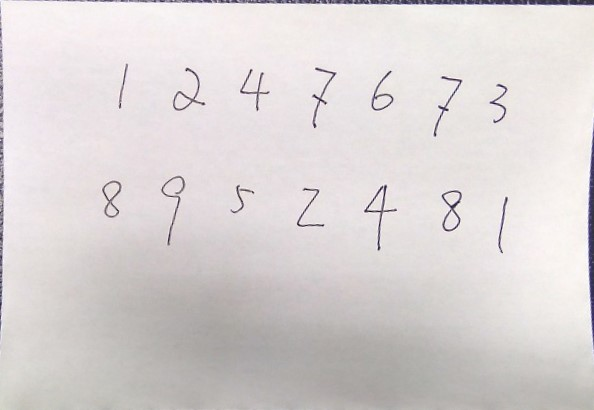
#> input picture AI_THI50_Onthi_Thuchanh/ThamKhao/20004063_PhamBuuKhang/demo.jpg, 594 x 410 px, found by its file name
$ jupyter execute --allow-errors Thi_TTNT.ipynb
#> lines starting #> are read from the running program, lines starting #| are printed output that depends on the picture; after the words box and inside, x2 and y2 are one past the last pixel; in counts of white or black regions, pixels touching at a corner belong together
[cell 1]
import cv2
import numpy as np
from google.colab.patches import cv2_imshow
img = cv2.imread('/content/drive/MyDrive/TTNT/tiger.jpg')
#> (the rest of this cell did not finish here and is left out)

#> (a cell that did not finish here is left out)

[cell 3]
kerrel_identity = np.array([[-1,-1,-1],[-1,8,-1],[-1,-1,-1]])
#> (the rest of this cell did not finish here and is left out)

[cell 4]
Egde_detection_kernel = np.array([[-1,-1,-1],[-1,8,-1],[-1,-1,-1]])
#> (the rest of this cell did not finish here and is left out)

Cau 2

[cell 5]
import numpy as np
import matplotlib.pyplot as plt
from sklearn import neighbors, datasets
iris = datasets.load_iris()
iris_X = iris.data
iris_y = iris.target
print ('Number of classes: %d' %len(np.unique(iris_y)))
print ('Number of data points: %d' %len(iris_y))
X0 = iris_X[iris_y == 0,:]
print ('\nSamples from class 0:\n', X0[:5,:])
X1 = iris_X[iris_y == 1,:]
print ('\nSamples from class 1:\n', X1[:5,:])
X2 = iris_X[iris_y == 2,:]
print ('\nSamples from class 2:\n', X2[:5,:])
X3 = iris_X[iris_y == 2,:]
print ('\nSamples from class 2:\n', X3[:5,:])
X4 = iris_X[iris_y == 2,:]
print ('\nSamples from class 2:\n', X4[:5,:])

[cell 6]
from sklearn.model_selection import train_test_split
X_train, X_test, y_train, y_test = train_test_split(
 iris_X, iris_y, test_size=30)
print ("Training size: %d" %len(y_train))
print ("Test size : %d" %len(y_test))

[cell 7]
clf = neighbors.KNeighborsClassifier(n_neighbors = 10, p = 2)
clf.fit(X_train, y_train)
y_pred = clf.predict(X_test)
print ("Print results for 20 test data points:")
print ("Predicted labels: ", y_pred[20:40])
print ("Ground truth : ", y_test[20:40])

[cell 8]
from sklearn.metrics import accuracy_score
print ("Accuracy of 1NN: %.2f %%" %(100*accuracy_score(y_test, y_pred)))

[cell 9]
clf = neighbors.KNeighborsClassifier(n_neighbors = 10, p = 2)
clf.fit(X_train, y_train)
y_pred = clf.predict(X_test)
print ("Accuracy of 10NN with major voting: %.2f %%" %(100*accuracy_score(y_test, y_pred)))

[cell 10]
clf = neighbors.KNeighborsClassifier(n_neighbors = 10, p = 2, weights = 'distance')
clf.fit(X_train, y_train)
y_pred = clf.predict(X_test)
print ("Accuracy of 10NN (1/distance weights): %.2f %%" %(100*accuracy_score(y_test, y_pred)))

[cell 11]
def myweight(distances):
 sigma2 = .5 # we can change this number
 return np.exp(-distances**2/sigma2)
clf = neighbors.KNeighborsClassifier(n_neighbors = 10, p = 2, weights = myweight)
clf.fit(X_train, y_train)
y_pred = clf.predict(X_test)
print ("Accuracy of 10NN (customized weights): %.2f %%" %(100*accuracy_score(y_test, y_pred)))

Cau 3

[cell 12]
import cv2
import numpy as np
from skimage.feature import hog
#from sklearn.svm import LinearSVC
#from sklearn.svm import SVC
from sklearn.svm import SVC
svc = SVC()
from keras.datasets import mnist
from sklearn.metrics import accuracy_score
from google.colab.patches import cv2_imshow

#> (a cell that did not finish here is left out)

[cell 14]
model = SVC(C=10, probability=True)
#> (the rest of this cell did not finish here and is left out)

[cell 15]
image = cv2.imread("/content/drive/MyDrive/TTNT/demo.jpg")
#> image is the input picture: shape (410, 594, 3); mean B, G, R 212.9, 212.9, 218.4
im_gray = cv2.cvtColor(image,cv2.COLOR_BGR2GRAY)
im_blur = cv2.GaussianBlur(im_gray,(5,5),0)
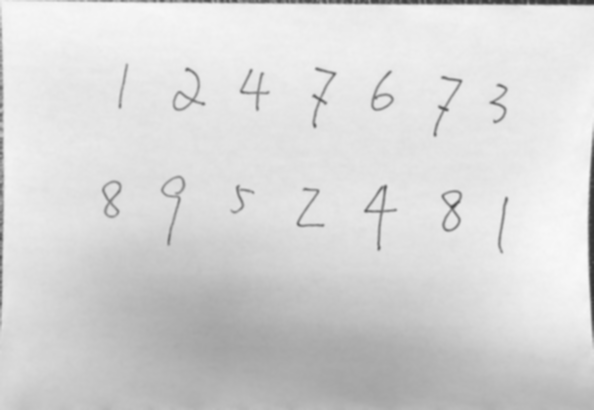
#> im_blur: shape (410, 594); min 52, max 248, mean 214.6
im,thre = cv2.threshold(im_blur,90,255,cv2.THRESH_BINARY_INV)
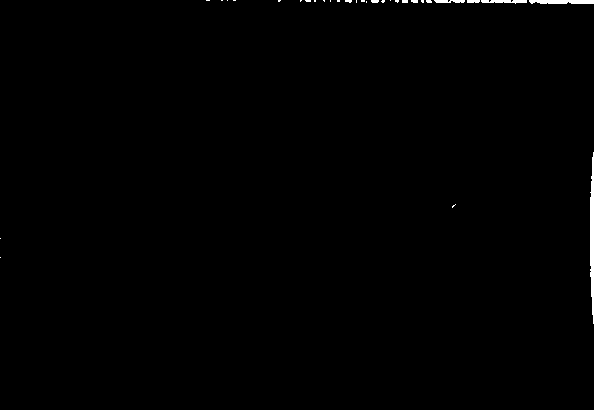
#> thre: shape (410, 594); 0.49% white; 31 white regions (25 under 20 px)
contours,hierachy = cv2.findContours(thre,cv2.RETR_EXTERNAL,cv2.CHAIN_APPROX_SIMPLE)
#> contours = 31 contours, 26 with area under 20; largest, box (x1, y1, x2, y2) and area: (590, 152, 594, 324) 354, (529, 0, 594, 4) 175, (481, 0, 527, 4) 82, (434, 0, 465, 3) 46, (467, 0, 480, 3) 22
rects = [cv2.boundingRect(cnt) for cnt in contours]
#> rects = 31 items, first 6: (0, 257, 1, 1), (0, 238, 1, 1), (452, 204, 4, 4), (590, 152, 4, 172), (366, 1, 1, 2), (529, 0, 65, 4)
#> (the rest of this cell did not finish here and is left out)
